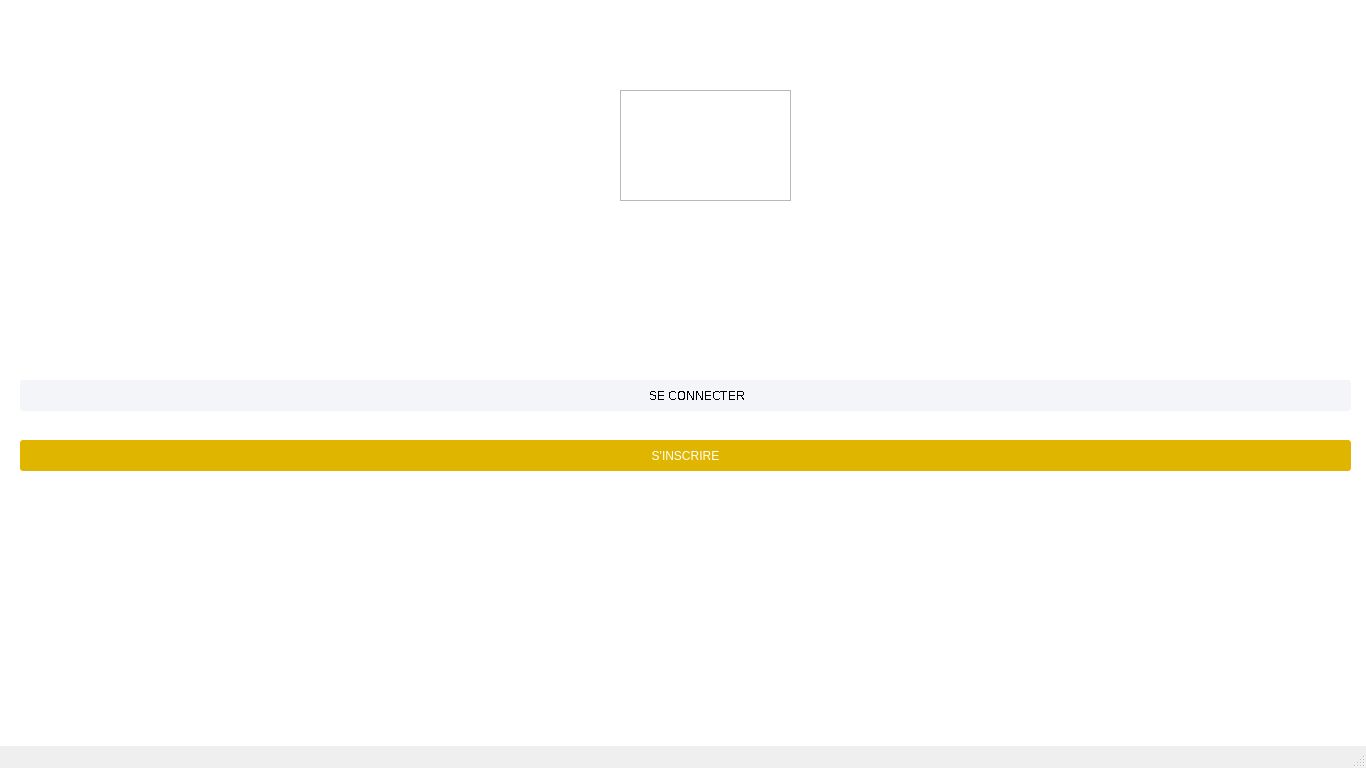
<?xml version="1.0" encoding="UTF-8"?>
<ui version="4.0">
 <class>MainWindow</class>
 <widget class="QMainWindow" name="MainWindow">
  <property name="windowModality">
   <enum>Qt::WindowModal</enum>
  </property>
  <property name="geometry">
   <rect>
    <x>0</x>
    <y>0</y>
    <width>1366</width>
    <height>768</height>
   </rect>
  </property>
  <property name="sizePolicy">
   <sizepolicy hsizetype="Fixed" vsizetype="Fixed">
    <horstretch>0</horstretch>
    <verstretch>0</verstretch>
   </sizepolicy>
  </property>
  <property name="font">
   <font>
    <pointsize>18</pointsize>
   </font>
  </property>
  <property name="contextMenuPolicy">
   <enum>Qt::CustomContextMenu</enum>
  </property>
  <property name="windowTitle">
   <string>Fewnu</string>
  </property>
  <property name="windowIcon">
   <iconset resource="resources.qrc">
    <normaloff>:/img/img/logo.png</normaloff>:/img/img/logo.png</iconset>
  </property>
  <property name="autoFillBackground">
   <bool>true</bool>
  </property>
  <property name="styleSheet">
   <string notr="true">#centralwidget{
 border-image:url(:/img/img/back.500d33d7f3b099cbb2d1.jpg);


  
    text-rendering: optimizeLegibility;
    overflow: hidden;
    touch-action: manipulation;
   
    font-family: -apple-system,BlinkMacSystemFont,&quot;Segoe UI&quot;,Roboto,&quot;Helvetica Neue&quot;,Arial,&quot;Noto Sans&quot;,&quot;Liberation Sans&quot;,sans-serif,&quot;Apple Color Emoji&quot;,&quot;Segoe UI Emoji&quot;,&quot;Segoe UI Symbol&quot;,&quot;Noto Color Emoji&quot;;
    font-size: 1rem;
    font-weight: 400;
    line-height: 1.5;
    color: #212529;
    text-align: left;
    background-color: #fff;

}

#frame{
 border-image:url(:/img/img/logolo.png);
position:fixed;
}



#label ,#label_2 {
       
 color: #ffffff; 
 margin-top: 0;
 margin-bottom: 1rem

}


#pushButton_Connecter
{
  color: #222428f;
  background-color: #f4f5f8;
  border-width: 0px;
  border-radius: 3px;
}



#topPanel { background-color: qlineargradient(spread:reflect, x1:0.5, y1:0, x2:0, y2:0, stop:0 rgba(46, 204, 233, 100), stop:1 rgba(32, 80, 96, 5)); 
}


#pushButton_Inscrire
{
  color: white;
  background-color: #e0b500;
  border-width: 0px;
  border-radius: 3px;
}

#pushButton_Inscrire:hover { background-color: #ffd31a; }

#topPanel { background-color: qlineargradient(spread:reflect, x1:0.5, y1:0, x2:0, y2:0, stop:0 rgba(46, 204, 233, 100), stop:1 rgba(32, 80, 96, 5)); 
}



</string>
  </property>
  <property name="iconSize">
   <size>
    <width>30</width>
    <height>30</height>
   </size>
  </property>
  <widget class="QWidget" name="centralwidget">
   <widget class="QPushButton" name="pushButton_Connecter">
    <property name="geometry">
     <rect>
      <x>20</x>
      <y>380</y>
      <width>1331</width>
      <height>31</height>
     </rect>
    </property>
    <property name="font">
     <font>
      <stylestrategy>NoAntialias</stylestrategy>
     </font>
    </property>
    <property name="text">
     <string>       SE CONNECTER</string>
    </property>
   </widget>
   <widget class="QPushButton" name="pushButton_Inscrire">
    <property name="geometry">
     <rect>
      <x>20</x>
      <y>440</y>
      <width>1331</width>
      <height>31</height>
     </rect>
    </property>
    <property name="text">
     <string>S'INSCRIRE</string>
    </property>
   </widget>
   <widget class="QLabel" name="label">
    <property name="geometry">
     <rect>
      <x>570</x>
      <y>230</y>
      <width>151</width>
      <height>21</height>
     </rect>
    </property>
    <property name="font">
     <font>
      <pointsize>18</pointsize>
      <weight>50</weight>
      <bold>false</bold>
     </font>
    </property>
    <property name="text">
     <string>Bienvenue sur</string>
    </property>
   </widget>
   <widget class="QLabel" name="label_2">
    <property name="geometry">
     <rect>
      <x>720</x>
      <y>230</y>
      <width>111</width>
      <height>21</height>
     </rect>
    </property>
    <property name="font">
     <font>
      <pointsize>20</pointsize>
      <weight>75</weight>
      <bold>true</bold>
     </font>
    </property>
    <property name="text">
     <string> Fewnu !</string>
    </property>
   </widget>
   <widget class="QFrame" name="frame">
    <property name="geometry">
     <rect>
      <x>620</x>
      <y>90</y>
      <width>171</width>
      <height>111</height>
     </rect>
    </property>
    <property name="focusPolicy">
     <enum>Qt::NoFocus</enum>
    </property>
    <property name="accessibleDescription">
     <string/>
    </property>
    <property name="autoFillBackground">
     <bool>false</bool>
    </property>
    <property name="frameShape">
     <enum>QFrame::StyledPanel</enum>
    </property>
    <property name="frameShadow">
     <enum>QFrame::Raised</enum>
    </property>
   </widget>
  </widget>
  <widget class="QStatusBar" name="statusbar"/>
 </widget>
 <resources>
  <include location="resources.qrc"/>
 </resources>
 <connections/>
</ui>
